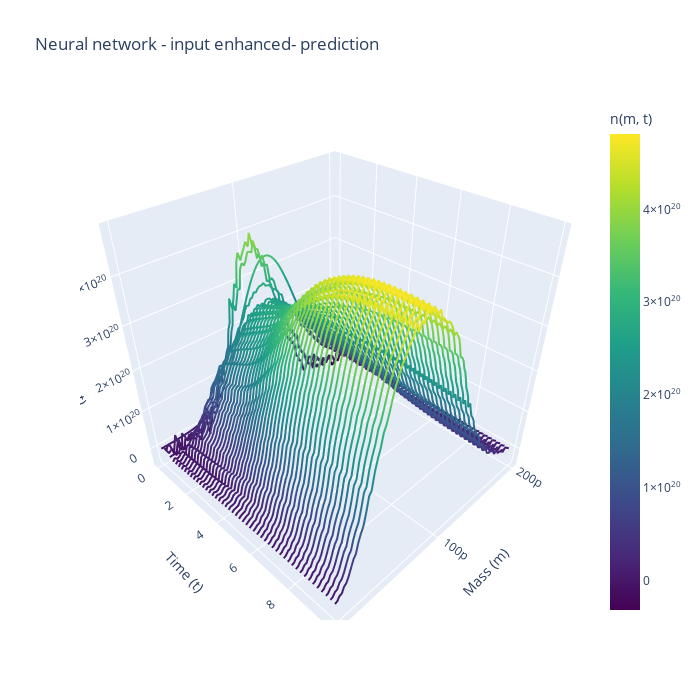

Notebook code cell kept with this figure:
### Code cell
#prediction step
n0=Dataset_validation[0]["n"][:,0]
S0=Dataset_validation[0]["initial_substrate"]
N_Film,S_Film = rollout(model=model3, n0=n0, s0=S0, steps=T-1, n_max=n_max, S_max=S_max,return_numpy=True)

plot_spaghetti(m=m,t=torch.linspace(0,10,T),N=N_Film,title="Neural network - input enhanced- prediction")
biomass_Film=(N_Film  * m.numpy()[:,None]).sum(axis=0) * delta_m.numpy()
plt.plot(t_eval,biomass_Film,label="Neural Network Biomass")
plt.plot(t_eval,S_Film,label="Neural Network Substrate")
plt.legend()
plt.grid()
plt.show()
